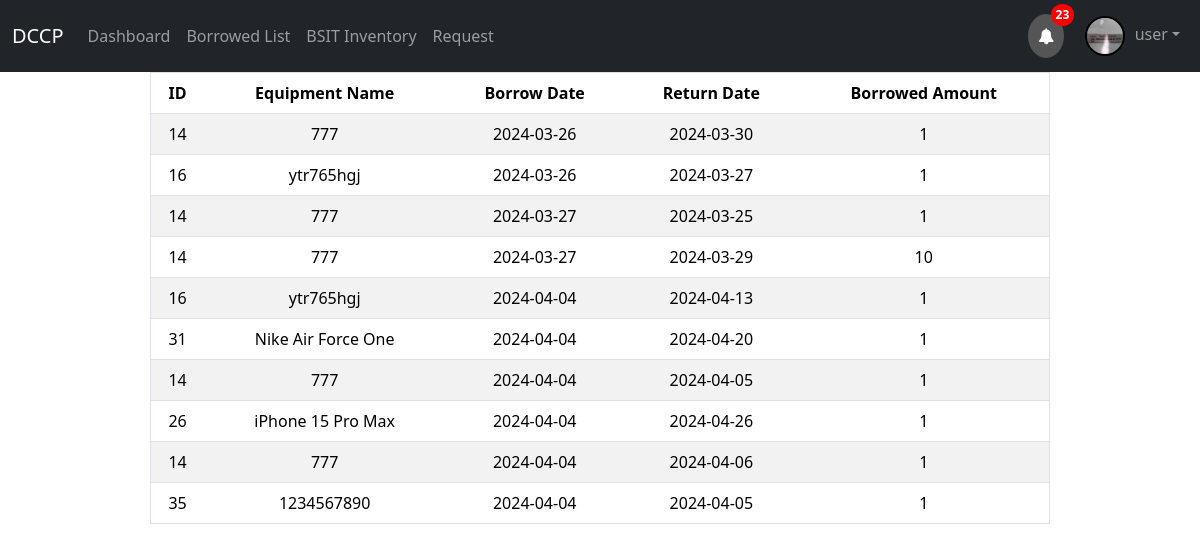
Screenshot of /borrowed_item.php (signed in) with the database file from the repository.
### tables this page shows
CREATE TABLE `account` (
  `UID` int(11) NOT NULL,
  `username` text NOT NULL,
  `password` text NOT NULL,
  `email` text NOT NULL,
  `department` text NOT NULL,
  `position` text NOT NULL,
  `user_type` text NOT NULL,
  `image_path` varchar(255) NOT NULL,
  `iid` text NOT NULL,
  `iid_image` text NOT NULL
);

CREATE TABLE `borrowed_item` (
  `item_code` int(11) NOT NULL,
  `borrow_date` date NOT NULL,
  `borrower` text NOT NULL,
  `equipment_name` text NOT NULL,
  `useless` int(11) NOT NULL,
  `item_type` text NOT NULL,
  `borrowed_amount` int(11) NOT NULL,
  `request_destination` text NOT NULL,
  `request_date` date NOT NULL
);

### borrowed_item.php (the view, shortened to what this page needs)
<?php
include_once("config.php");
$name = $_SESSION['username'];
	$rs = mysqli_query($mysqli, "SELECT * FROM borrowed_item WHERE item_type = 'non-consumable'");
?>
<!DOCTYPE html>
<html>
	<head>
	</head>
	<body>
		<link href="https://cdn.jsdelivr.net/npm/bootstrap@5.3.2/dist/css/bootstrap.min.css" rel="stylesheet">
<?php include 'navigation_user.php'; ?>
		<table class="table table-striped w-75" border="1px" align="center">
			<thead >
				<tr align="center" >
					<th><b>ID</b></th>
					<th><b>Equipment Name</b></th>
					<th><b>Borrow Date</b></th>
                    <th><b>Return Date</b></th>
					<th><b>Borrowed Amount</b></th>
				</tr>
			</thead>
			<tbody>
				<?php
    while ($res = mysqli_fetch_array($rs)) {
        if ($res['borrower'] == $name) {
            echo "<tr align='center' ><td>" . $res['item_code'] . "</td>";
            echo "<td>" . $res['equipment_name'] . "</td>";
            echo "<td>" . $res['borrow_date'] . "</td>";
            echo "<td>" . $res['request_date'] . "</td>";
            echo "<td>" . $res['borrowed_amount'] . "</td>";
        }
    }
?>
			</tbody>
		</table>
	</body>
</html>

### navigation_user.php (shortened to what this page needs)
<?php
$dep = $_SESSION['department'];
$hier = $_SESSION['hierarchy'];
$query_today = "SELECT * FROM borrowed_item WHERE item_type != 'consumable' AND DATE(request_date) = CURDATE() AND borrower = '$name'";
$res_today = mysqli_query($mysqli, $query_today);
$num_due_today = mysqli_num_rows($res_today);
$query_passed = "SELECT * FROM borrowed_item WHERE item_type != 'consumable' AND DATE(request_date) < CURDATE() AND borrower = '$name'";
$res_passed = mysqli_query($mysqli, $query_passed);
$num_due_passed = mysqli_num_rows($res_passed);
$query_tomorrow = "SELECT * FROM borrowed_item WHERE item_type != 'consumable' AND DATE(request_date) = DATE(DATE_ADD(CURDATE(), INTERVAL 1 DAY)) AND borrower = '$name'";
$res_tomorrow = mysqli_query($mysqli, $query_tomorrow);
$num_due_tomorrow = mysqli_num_rows($res_tomorrow);
$acce = mysqli_query($mysqli, "SELECT * FROM accept WHERE user = '$name'");
$num_acce = mysqli_num_rows($acce);
$alerto = $num_due_today + $num_due_passed + $num_due_tomorrow + $num_acce;
$email_query = mysqli_query($mysqli, "SELECT * FROM account WHERE username = '$name'");
if ($email_query) {
    if (mysqli_num_rows($email_query) > 0) {
        $row = mysqli_fetch_array($email_query);
        $email = $row['email'];
        $image_path = $row['image_path'];
    }
}
?>
<link rel="stylesheet" href="https://cdnjs.cloudflare.com/ajax/libs/font-awesome/4.7.0/css/font-awesome.min.css">
<nav class="navbar navbar-expand-sm bg-dark navbar-dark">
    <div class="container-fluid">
        <a class="navbar-brand" href="#">DCCP</a>
        <div class="collapse navbar-collapse" id="collapsibleNavbar">
            <ul class="navbar-nav">
                <li class="nav-item">
                    <a class="nav-link" href="user_dashboard.php">Dashboard</a>
                </li>
                <li class="nav-item">
                    <a class="nav-link" href="borrowed_item.php">Borrowed List</a>
                </li>
                <li class="nav-item">
                    <a class="nav-link" href="dep_inventory.php"><?php echo $dep; ?> Inventory</a>
                </li>
                <li class="nav-item">
                <a class="nav-link" href=" <?php if ($hier == 'Instructor') { echo    'request_index.php'; } else { echo    'request_ph_manage.php'; } ?> ">
                <?php if ($hier == 'Instructor') { echo    'Request'; } else { echo    $dep. ' Instructor Requests'; } ?>
                </a>
                </li>
            </ul>
            <div class="collapse navbar-collapse justify-content-end" id="navbarCollapse">
                <a href="notify_instructor.php" class="notification" >
                    <span><i class="fa fa-bell"></i></span>
<?php
                            echo "<span class='badge'>" . $alerto . "</span>";
?>
                </a>
					<ul class="navbar-nav">
						<li class="nav-item">
						<li class="nav-item dropdown">
							<a class="nav-link dropdown-toggle" href="#" role="button" data-bs-toggle="dropdown"><img src="<?php echo $image_path ?>"  style='width: 40px; height: 40px; border-radius: 50%; border: 2px solid #000; margin-right: 10px'><?php echo $email;?></a>
						</li>
						</li>
					</ul>
				</div>
			</div>
		</div>
	</nav>

### borrowed_item.php (style rules this page uses)
body { font-family: Arial, sans-serif; margin: 0; padding: 0; }

### navigation_user.php (style rules this page uses)
.notification { background-color: #555; color: white; text-decoration: none; padding: 10px; position: relative; display: inline-block; border-radius: 50%; animation: bellAnimation 2s infinite; }
.notification .badge { position: absolute; top: -10px; right: -10px; padding: 5px; border-radius: 50%; background: red; color: white; }

### rows the page displays
account: image_path (picture), email "user"
borrowed_item: item_code "14", equipment_name "777", borrow_date "2024-03-26", request_date "2024-03-30", borrowed_amount "1"
borrowed_item: item_code "16", equipment_name "ytr765hgj", borrow_date "2024-03-26", request_date "2024-03-27", borrowed_amount "1"
borrowed_item: item_code "14", equipment_name "777", borrow_date "2024-03-27", request_date "2024-03-25", borrowed_amount "1"
borrowed_item: item_code "14", equipment_name "777", borrow_date "2024-03-27", request_date "2024-03-29", borrowed_amount "10"
borrowed_item: item_code "16", equipment_name "ytr765hgj", borrow_date "2024-04-04", request_date "2024-04-13", borrowed_amount "1"
borrowed_item: item_code "31", equipment_name "Nike Air Force One", borrow_date "2024-04-04", request_date "2024-04-20", borrowed_amount "1"
borrowed_item: item_code "14", equipment_name "777", borrow_date "2024-04-04", request_date "2024-04-05", borrowed_amount "1"
borrowed_item: item_code "26", equipment_name "iPhone 15 Pro Max", borrow_date "2024-04-04", request_date "2024-04-26", borrowed_amount "1"
borrowed_item: item_code "14", equipment_name "777", borrow_date "2024-04-04", request_date "2024-04-06", borrowed_amount "1"
borrowed_item: item_code "35", equipment_name "1234567890", borrow_date "2024-04-04", request_date "2024-04-05", borrowed_amount "1"

### other values shown
$dep "BSIT"
$alerto "23"
